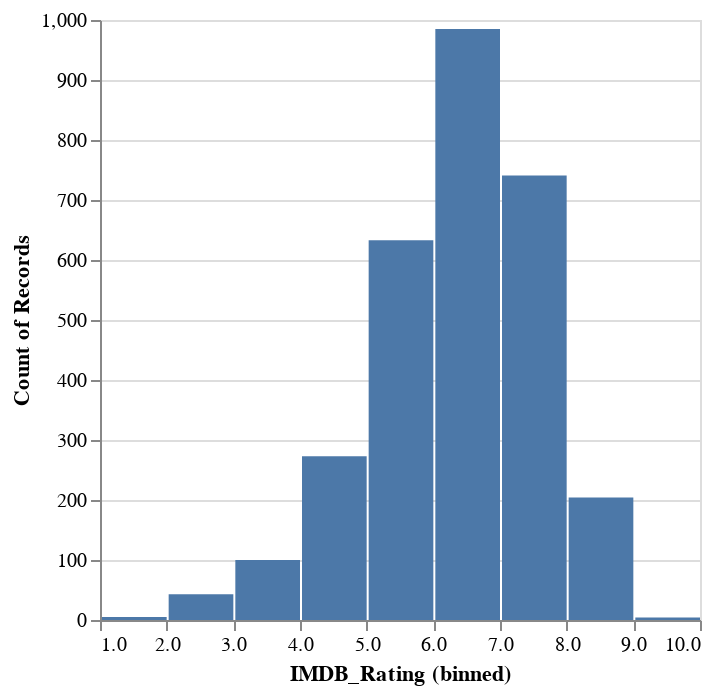

Notebook source saved alongside this figure:
### Markdown cell above
```python
import altair as alt
from vega_datasets import data

movies = data.movies.url

alt.Chart(movies).mark_bar().encode(
    alt.X("IMDB_Rating:Q", bin=True),
    y='count()',
)
```

### Code cell
dataset("movies") |>
@vlplot(:bar,enc={x={"IMDB_Rating:q",bin=true},y="count():q"})

### Figure 1 — Vega-Lite specification as saved in the notebook (floating-point values rounded to 4 significant figures; data arrays with more than 128 entries replaced by an {"elided": "..."} marker saying what was removed)
{"data": {"values": {"elided": "3201 records"}}, "encoding": {"x": {"bin": true, "field": "IMDB_Rating", "type": "quantitative"}, "y": {"aggregate": "count", "type": "quantitative"}}, "mark": "bar"}
